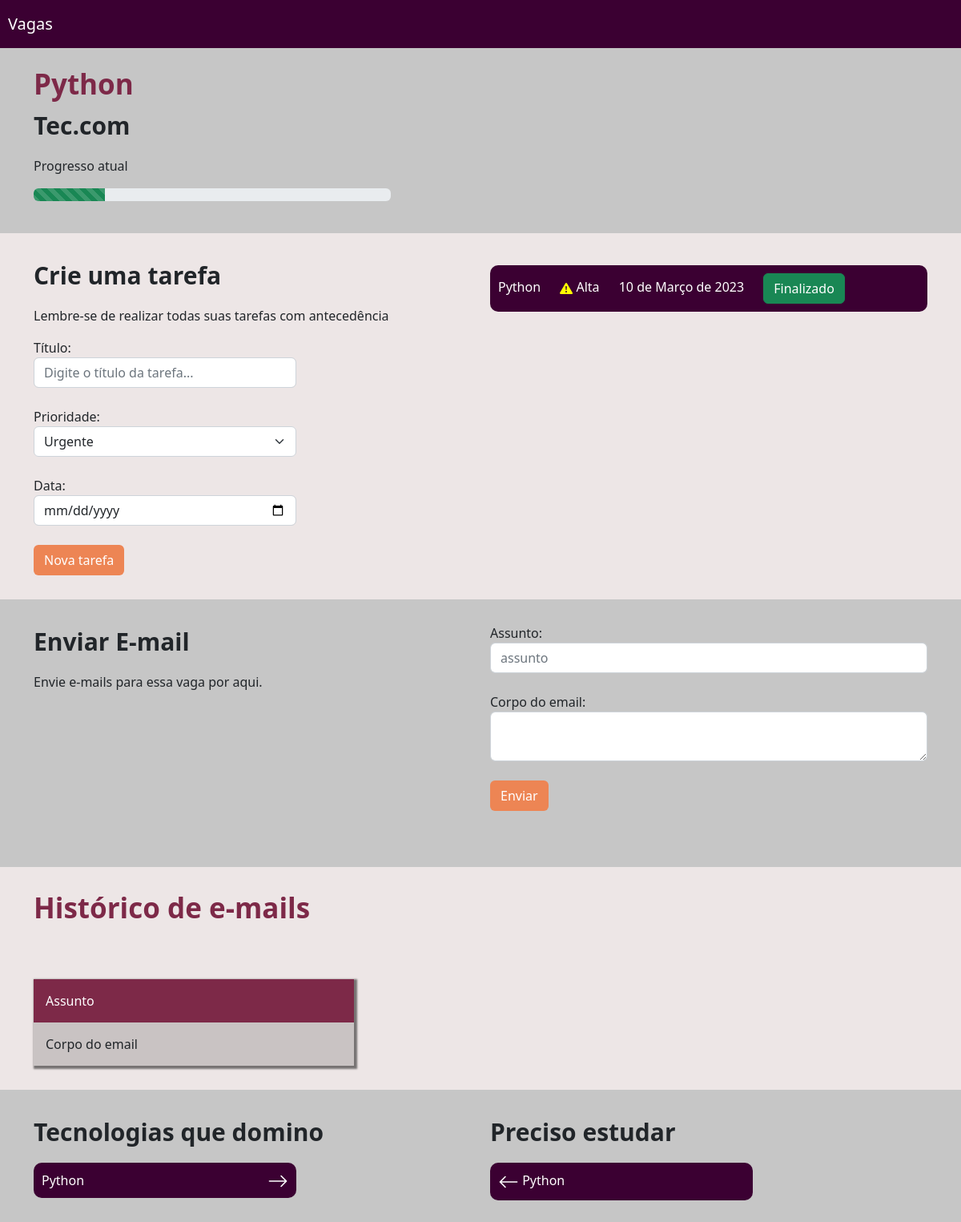
The page /vagas/vaga/1 on the database as committed earlier.
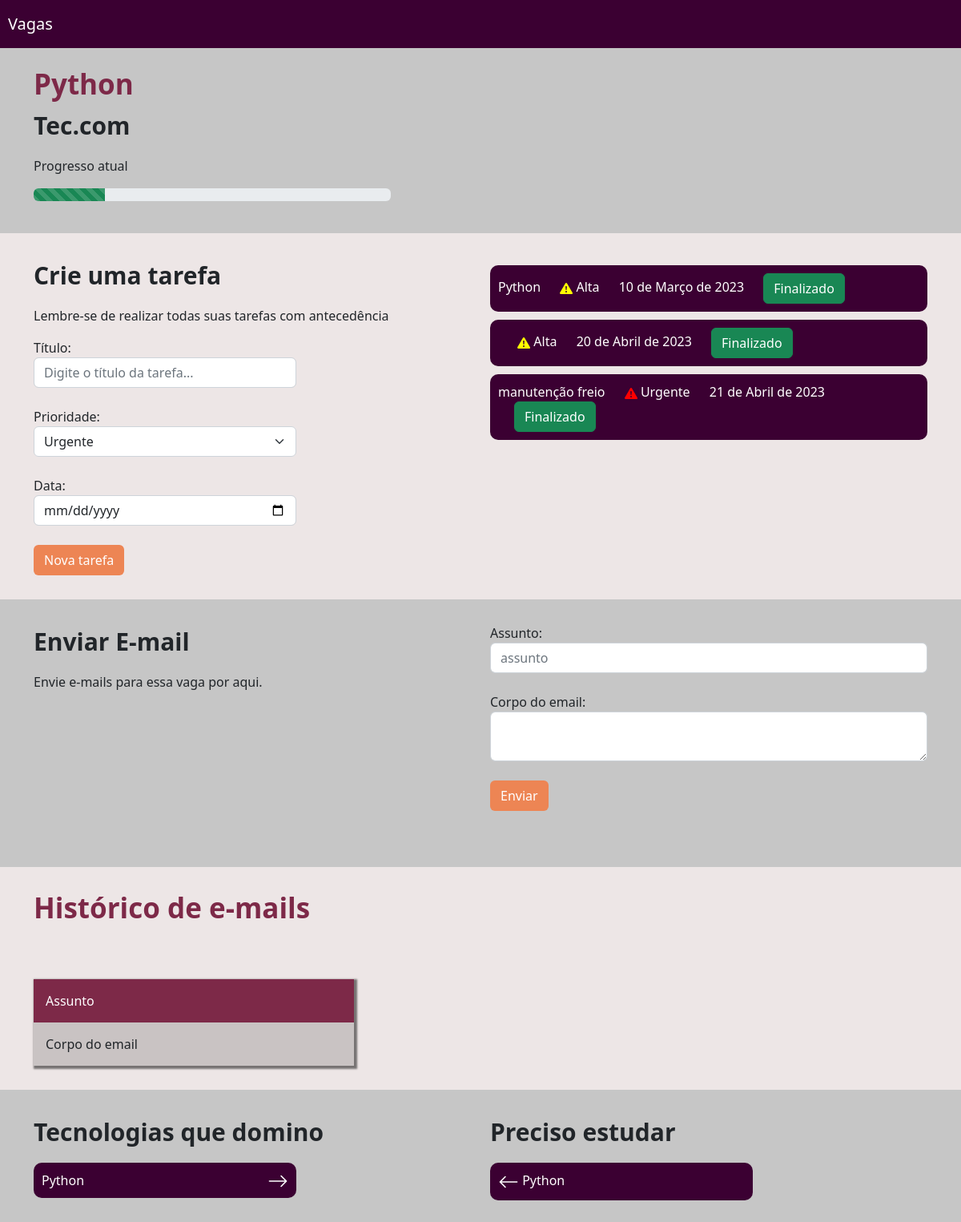
The same page on the database as committed later.
### vagas/models.py (models this page shows, shortened)
class Tarefa(models.Model):
    choices_prioridade = (
        ('B', 'Baixa'),
        ('A', 'Alta'),
        ('U', 'Urgente')
    )
    vaga = models.ForeignKey(Vagas, on_delete=models.CASCADE)
    titulo = models.CharField(max_length=30)
    prioridade = models.CharField(max_length=1, choices=choices_prioridade)
    data = models.DateField()
    realizada = models.BooleanField(default=False)
    def icon(self):
        if self.prioridade == "U":
            classe = 'prioridade-vermelho'
        elif self.prioridade == "A":
            classe = 'prioridade-amarelo'
        elif self.prioridade == "B":
            classe = 'prioridade-verde'
        icon = f'''<svg  class="{classe}" xmlns="http://www.w3.org/2000/svg" width="16" height="16" fill="currentColor" class="bi bi-exclamation-triangle-fill" viewBox="0 0 16 16">
                                    <path d="M8.982 1.566a1.13 1.13 0 0 0-1.96 0L.165 13.233c-.457.778.091 1.767.98 1.767h13.713c.889 0 1.438-.99.98-1.767L8.982 1.566zM8 5c.535 0 .954.462.9.995l-.35 3.507a.552.552 0 0 1-1.1 0L7.1 5.995A.905.905 0 0 1 8 5zm.002 6a1 1 0 1 1 0 2 1 1 0 0 1 0-2z"/>
                    </svg>'''
        return mark_safe(icon)
    class Meta:
        verbose_name = 'Tarefa'
        verbose_name_plural = 'Tarefas'

### vagas/views.py (the view)
# urls.py: path('vaga/<int:id>', views.vaga, name="vaga"),
def vaga(request, id):
    vaga = get_object_or_404(Vagas, id=id)
    tarefas = Tarefa.objects.filter(vaga=vaga).filter(realizada=False)
    return render(request, 'vaga.html', {'vaga': vaga, 'tarefas': tarefas,})

### empresa/models.py (called while the page is built)
    def __str__(self):
        return self.nome

    def progresso(self):
        x = [((i+1)*20,j[0]) for i, j in enumerate(self.choices_status)]
        x = list(filter(lambda x: x[1] == self.status, x))[0][0]
        return x

### vagas/templates/vaga.html (shortened to what the changed rows need)
{% extends 'base.html' %}
{% load static %}
{% block 'head' %}
    <link rel="stylesheet" href="{% static 'vaga/css/vaga.css' %}">
{% endblock %}
{% block 'body' %}
    <div class="bg2">
        <div class="container">
            <div class="row">
                <div class="col-md">
                    {% for tarefa in tarefas %}
                        <div class="li-tarefa">
                            <label>{{tarefa.titulo}}</label>
                            <label class="prioridade-bloco">
                                {{tarefa.icon}}
                                {{tarefa.get_prioridade_display}}
                            </label>
                            <label class="prioridade-bloco">
                                {{tarefa.data}}
                            </label>
                            <label class="prioridade-bloco">
                                <a href="{% url 'realizar_tarefa' tarefa.id %}" class="btn btn-success">Finalizado</a>
                            </label>
                        </div>
                    {% endfor %}
                </div>
            </div>
        </div>
    </div>
{% endblock %}

Rows that differ between the two databases and show on the page:
added Tarefa: prioridade "Alta", data "20 de Abril de 2023"
added Tarefa: titulo "manutenção freio", prioridade "Urgente", data "21 de Abril de 2023"
